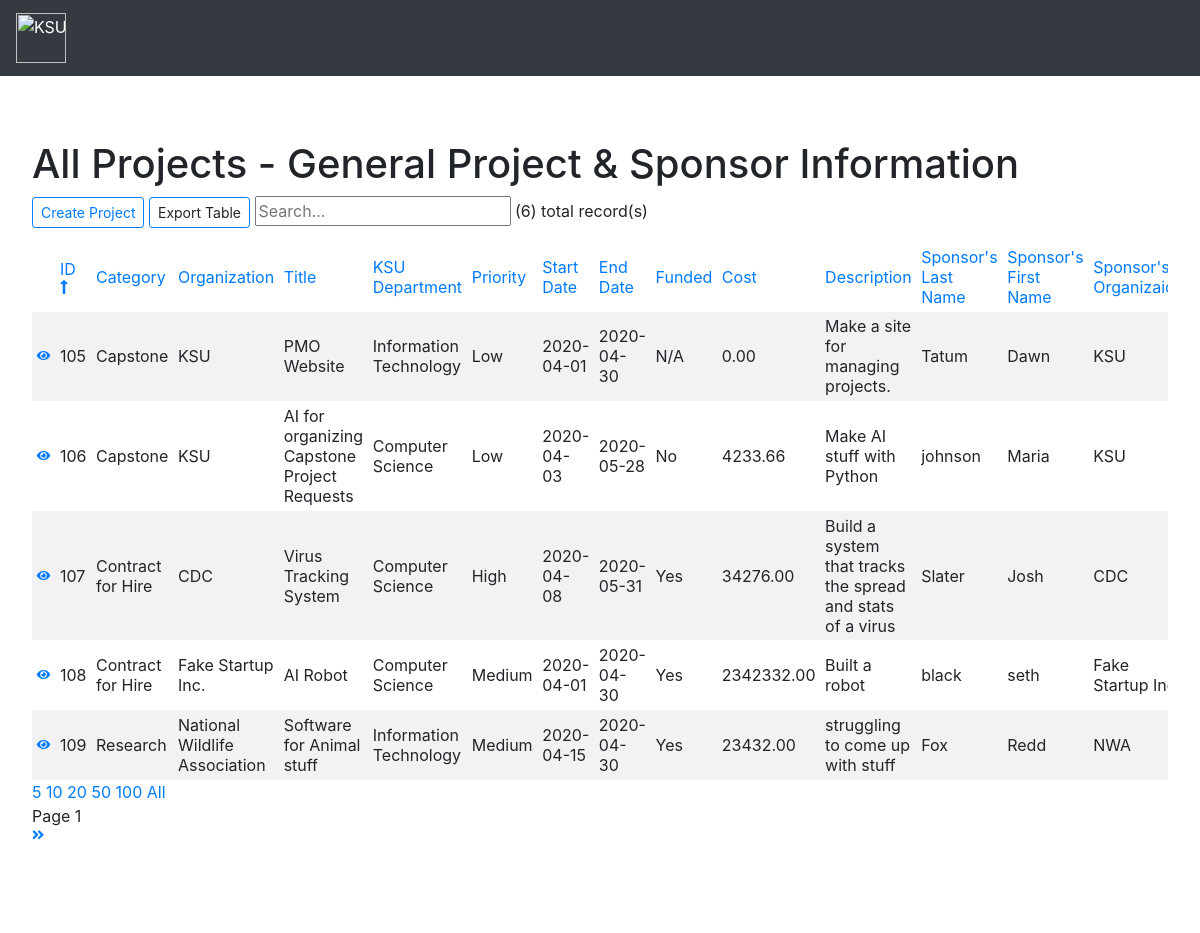
Page /get_project.php on the committed database.
### tables this page shows
CREATE TABLE `project_participant` (
  `participant_id` bigint(20) UNSIGNED NOT NULL,
  `participant_category` varchar(45) NOT NULL,
  `last_name` varchar(45) NOT NULL,
  `first_name` varchar(45) NOT NULL,
  `participant_org` varchar(100) NOT NULL,
  `email` varchar(320) NOT NULL,
  `phone` varchar(20) NOT NULL,
  `project_id` bigint(20) UNSIGNED NOT NULL
);

CREATE TABLE `project` (
  `project_id` bigint(20) UNSIGNED NOT NULL,
  `project_category` varchar(45) NOT NULL,
  `organization_name` varchar(100) NOT NULL,
  `project_title` varchar(100) NOT NULL,
  `ksu_department` varchar(45) NOT NULL,
  `priority_level` varchar(10) NOT NULL,
  `start_date` date NOT NULL,
  `end_date` date NOT NULL,
  `funded` enum('Yes','No','N/A') NOT NULL,
  `total_cost` decimal(10,2) NOT NULL,
  `description` varchar(600) NOT NULL,
  `approval` enum('Approved','Disapproved','Pending') NOT NULL
);

### get_project.php (the view, shortened to what this page needs)
<?php
require 'pmo_functions.php';
$conn = pdo_connect_mysql();
$page = isset($_GET['page']) && is_numeric($_GET['page']) ? (int) $_GET['page'] : 1;
$records_per_page = isset($_GET['records_per_page']) && (is_numeric($_GET['records_per_page']) || $_GET['records_per_page'] == 'All') ? $_GET['records_per_page'] : 5;
$order_by_list = array('project.project_id', 'project_category', 'organization_name', 'project_title', 'ksu_department', 'priority_level',
    'start_date', 'end_date', 'funded', 'total_cost', 'description', 'last_name', 'first_name', 'participant_org', 'email', 'phone', 'approval');
$order_by = isset($_GET['order_by']) && in_array($_GET['order_by'], $order_by_list) ? $_GET['order_by'] : 'project.project_id';
$order_sort = isset($_GET['order_sort']) && $_GET['order_sort'] == 'DESC' ? 'DESC' : 'ASC';
if (isset($_GET['search']) && !empty($_GET['search'])) {
    if ($records_per_page == 'All') {
        $stmt = $conn->prepare('SELECT * FROM project
								INNER JOIN project_participant
                ON project.project_id = project_participant.project_id
								WHERE project_participant.participant_category = "Sponsor"
								AND (project.project_id LIKE :search_query
								OR project_category LIKE :search_query
								OR organization_name LIKE :search_query
								OR project_title LIKE :search_query
								OR ksu_department LIKE :search_query
								OR priority_level LIKE :search_query
								OR start_date LIKE :search_query
								OR end_date LIKE :search_query
								OR funded LIKE :search_query
								OR total_cost LIKE :search_query
								OR description LIKE :search_query
								OR last_name LIKE :search_query
								OR first_name LIKE :search_query
								OR participant_org LIKE :search_query
								OR email LIKE :search_query
								OR phone LIKE :search_query
								OR approval LIKE :search_query)
								ORDER BY ' . $order_by . ' ' . $order_sort);
        $stmt->bindValue(':search_query', '%' . $_GET['search'] . '%');
    } else {
        $stmt = $conn->prepare('SELECT *  FROM project
								INNER JOIN project_participant
                ON project.project_id = project_participant.project_id
								WHERE project_participant.participant_category = "Sponsor"
								AND (project.project_id LIKE :search_query
								OR project_category LIKE :search_query
								OR organization_name LIKE :search_query
								OR project_title LIKE :search_query
								OR ksu_department LIKE :search_query
								OR priority_level LIKE :search_query
								OR start_date LIKE :search_query
								OR end_date LIKE :search_query
								OR funded LIKE :search_query
								OR total_cost LIKE :search_query
								OR description LIKE :search_query
								OR last_name LIKE :search_query
								OR first_name LIKE :search_query
								OR participant_org LIKE :search_query
								OR email LIKE :search_query
								OR phone LIKE :search_query
								OR approval LIKE :search_query)
								ORDER BY ' . $order_by . ' ' . $order_sort . '
								LIMIT :current_page, :record_per_page');
        $stmt->bindValue(':search_query', '%' . $_GET['search'] . '%');
        $stmt->bindValue(':current_page', ($page - 1) * (int) $records_per_page, PDO::PARAM_INT);
        $stmt->bindValue(':record_per_page', (int) $records_per_page, PDO::PARAM_INT);
    }
}
else {
        if ($records_per_page == 'All') {
            $stmt = $conn->prepare('SELECT * FROM project INNER JOIN project_participant ON project.project_id = project_participant.project_id WHERE project_participant.participant_category ="Sponsor" ORDER BY ' . $order_by . ' ' . $order_sort);
        }
    else {
            $stmt = $conn->prepare('SELECT * FROM project INNER JOIN project_participant ON project.project_id = project_participant.project_id WHERE project_participant.participant_category ="Sponsor" ORDER BY ' . $order_by . ' ' . $order_sort . ' LIMIT :current_page, :record_per_page');
            $stmt->bindValue(':current_page', ($page - 1) * (int) $records_per_page, PDO::PARAM_INT);
            $stmt->bindValue(':record_per_page', (int) $records_per_page, PDO::PARAM_INT);
        }
    }
    $stmt->execute();
    $project = $stmt->fetchAll(PDO::FETCH_ASSOC);
    if (isset($_GET['search']) && !empty($_GET['search'])) {
        $stmt = $conn->prepare('SELECT COUNT(*) FROM project
								INNER JOIN project_participant
	              ON project.project_id = project_participant.project_id
								WHERE project_participant.participant_category = "Sponsor"
								AND (project.project_id LIKE :search_query
								OR project_category LIKE :search_query
								OR organization_name LIKE :search_query
								OR project_title LIKE :search_query
								OR ksu_department LIKE :search_query
								OR priority_level LIKE :search_query
								OR start_date LIKE :search_query
								OR end_date LIKE :search_query
								OR funded LIKE :search_query
								OR total_cost LIKE :search_query
								OR description LIKE :search_query
								OR last_name LIKE :search_query
								OR first_name LIKE :search_query
								OR participant_org LIKE :search_query
								OR email LIKE :search_query
								OR phone LIKE :search_query
								OR approval LIKE :search_query)');
        $stmt->bindValue(':search_query', '%' . $_GET['search'] . '%');
        $stmt->execute();
        $num_project = $stmt->fetchColumn();
    }
else {
        $num_project = $conn->query('SELECT COUNT(*) FROM project INNER JOIN project_participant ON project.project_id = project_participant.project_id WHERE project_participant.participant_category ="Sponsor"')->fetchColumn();
    }
    ?>
	<?=template_header('Get Project')?>
	<div class="jumbotron" id="jumboTable">
		<h1>All Projects - General Project & Sponsor Information</h1>
		<div>
			<div class="d-inline-block">
				<a class="btn btn-outline-primary btn-sm" href="create_project.php" role="button">Create Project</a>
			</div>
			<div class="d-inline-block">
				<a class="btn btn-outline-primary btn-sm" role="button" onclick="ExportExcel('xlsx')">Export Table</a>
			</div>
			<div class="d-inline-block">
				<form action="get_project.php" method="get">
					<input type="text" name="search" placeholder="Search..." value="<?=isset($_GET['search']) ? htmlentities($_GET['search'], ENT_QUOTES) : ''?>">
				</form>
			</div>
			<?php	echo "($num_project) total record(s)"; ?>
		</div>
		<table class="table-responsive table-striped table-sm" id="exportable_table">
	        <thead>
	            <tr>
								<?php if ($_SESSION['adminCheck'] == 1): ?>
		              <td></td>
		              <td></td>
		              <td></td>
						<td></td>
								<?php else: ?>
	              <td></td>
							<?php endif;?>
							<td>
								<a href="get_project.php?page=1&records_per_page=<?=$records_per_page?>&order_by=project.project_id&order_sort=<?=$order_sort == 'ASC' ? 'DESC' : 'ASC'?><?=isset($_GET['search']) ? '&search=' . htmlentities($_GET['search'], ENT_QUOTES) : ''?>">
								ID
								<?php if ($order_by == 'project.project_id'): ?>
								<i class="fas fa-long-arrow-alt-<?=str_replace(array('ASC', 'DESC'), array('up', 'down'), $order_sort)?>"></i>
								<?php endif;?>
								</a>
			        </td>
							<td>
								<a href="get_project.php?page=1&records_per_page=<?=$records_per_page?>&order_by=project_category&order_sort=<?=$order_sort == 'ASC' ? 'DESC' : 'ASC'?><?=isset($_GET['search']) ? '&search=' . htmlentities($_GET['search'], ENT_QUOTES) : ''?>">
								Category
								</a>
			        </td>
							<td>
								<a href="get_project.php?page=1&records_per_page=<?=$records_per_page?>&order_by=organization_name&order_sort=<?=$order_sort == 'ASC' ? 'DESC' : 'ASC'?><?=isset($_GET['search']) ? '&search=' . htmlentities($_GET['search'], ENT_QUOTES) : ''?>">
								Organization
								</a>
			        </td>
              <td>
								<a href="get_project.php?page=1&records_per_page=<?=$records_per_page?>&order_by=project_title&order_sort=<?=$order_sort == 'ASC' ? 'DESC' : 'ASC'?><?=isset($_GET['search']) ? '&search=' . htmlentities($_GET['search'], ENT_QUOTES) : ''?>">
								Title
								</a>
							</td>
              <td>
								<a href="get_project.php?page=1&records_per_page=<?=$records_per_page?>&order_by=ksu_department&order_sort=<?=$order_sort == 'ASC' ? 'DESC' : 'ASC'?><?=isset($_GET['search']) ? '&search=' . htmlentities($_GET['search'], ENT_QUOTES) : ''?>">
						    KSU Department
								</a>
							</td>
              <td>
								<a href="get_project.php?page=1&records_per_page=<?=$records_per_page?>&order_by=priority_level&order_sort=<?=$order_sort == 'ASC' ? 'DESC' : 'ASC'?><?=isset($_GET['search']) ? '&search=' . htmlentities($_GET['search'], ENT_QUOTES) : ''?>">
								Priority
								</a>
              </td>
              <td>
								<a href="get_project.php?page=1&records_per_page=<?=$records_per_page?>&order_by=start_date&order_sort=<?=$order_sort == 'ASC' ? 'DESC' : 'ASC'?><?=isset($_GET['search']) ? '&search=' . htmlentities($_GET['search'], ENT_QUOTES) : ''?>">
						    Start Date
								</a>
              </td>
              <td>
								<a href="get_project.php?page=1&records_per_page=<?=$records_per_page?>&order_by=end_date&order_sort=<?=$order_sort == 'ASC' ? 'DESC' : 'ASC'?><?=isset($_GET['search']) ? '&search=' . htmlentities($_GET['search'], ENT_QUOTES) : ''?>">
								End Date
								</a>
              </td>
              <td>
								<a href="get_project.php?page=1&records_per_page=<?=$records_per_page?>&order_by=funded&order_sort=<?=$order_sort == 'ASC' ? 'DESC' : 'ASC'?><?=isset($_GET['search']) ? '&search=' . htmlentities($_GET['search'], ENT_QUOTES) : ''?>">
								Funded
								</a>
              </td>
							<td>
								<a href="get_project.php?page=1&records_per_page=<?=$records_per_page?>&order_by=total_cost&order_sort=<?=$order_sort == 'ASC' ? 'DESC' : 'ASC'?><?=isset($_GET['search']) ? '&search=' . htmlentities($_GET['search'], ENT_QUOTES) : ''?>">
								Cost
								</a>
							</td>
							<td>
								<a href="get_project.php?page=1&records_per_page=<?=$records_per_page?>&order_by=description&order_sort=<?=$order_sort == 'ASC' ? 'DESC' : 'ASC'?><?=isset($_GET['search']) ? '&search=' . htmlentities($_GET['search'], ENT_QUOTES) : ''?>">
						    Description
								</a>
							</td>
							<td>
								<a href="get_project.php?page=1&records_per_page=<?=$records_per_page?>&order_by=last_name&order_sort=<?=$order_sort == 'ASC' ? 'DESC' : 'ASC'?><?=isset($_GET['search']) ? '&search=' . htmlentities($_GET['search'], ENT_QUOTES) : ''?>">
						    Sponsor's Last Name
								</a>
							</td>
							<td>
								<a href="get_project.php?page=1&records_per_page=<?=$records_per_page?>&order_by=first_name&order_sort=<?=$order_sort == 'ASC' ? 'DESC' : 'ASC'?><?=isset($_GET['search']) ? '&search=' . htmlentities($_GET['search'], ENT_QUOTES) : ''?>">
						    Sponsor's First Name
								</a>
							</td>
							<td>
								<a href="get_project.php?page=1&records_per_page=<?=$records_per_page?>&order_by=participant_org&order_sort=<?=$order_sort == 'ASC' ? 'DESC' : 'ASC'?><?=isset($_GET['search']) ? '&search=' . htmlentities($_GET['search'], ENT_QUOTES) : ''?>">
						    Sponsor's Organizaion
								</a>
							</td>
            </tr>
        </thead>
				<tbody>
            <?php foreach ($project as $project): ?>
            <tr>
							<?php if ($_SESSION['adminCheck'] == 1): ?>
								<td>
										<a href="pmo_files.php?project_id=<?=$project['project_id']?>"><i class="fas fa-paperclip fa-xs"></i></a>
								</td>
								<td>
										<a href="update_project.php?project_id=<?=$project['project_id']?>"><i class="fas fa-pen fa-xs"></i></a>
								</td>
								<td>
										<a href="delete_project.php?project_id=<?=$project['project_id']?>"><i class="fas fa-trash fa-xs"></i></a>
								</td>
								<td>
										<a href="view_project.php?project_id=<?=$project['project_id']?>"><i class="fas fa-eye fa-xs"></i></a>
								</td>
							<?php else: ?>
								<td>
										<a href="view_project.php?project_id=<?=$project['project_id']?>"><i class="fas fa-eye fa-xs"></i></a>
								</td>
							<?php endif;?>
							  <td><?=$project['project_id']?></td>
								<td><?=$project['project_category']?></td>
								<td><?=$project['organization_name']?></td>
                <td><?=$project['project_title']?></td>
                <td><?=$project['ksu_department']?></td>
								<td><?=$project['priority_level']?></td>
                <td><?=$project['start_date']?></td>
                <td><?=$project['end_date']?></td>
                <td><?=$project['funded']?></td>
								<td><?=$project['total_cost']?></td>
                <td><?=$project['description']?></td>
								<td><?=$project['last_name']?></td>
								<td><?=$project['first_name']?></td>
								<td><?=$project['participant_org']?></td>
            </tr>
            <?php endforeach;?>
        </tbody>
    </table>
	<div>
		<div>
			<a href="get_project.php?page=1&records_per_page=5&order_by=<?=$order_by?>&order_sort=<?=$order_sort?><?=isset($_GET['search']) ? '&search=' . htmlentities($_GET['search'], ENT_QUOTES) : ''?>">5</a>
			<a href="get_project.php?page=1&records_per_page=10&order_by=<?=$order_by?>&order_sort=<?=$order_sort?><?=isset($_GET['search']) ? '&search=' . htmlentities($_GET['search'], ENT_QUOTES) : ''?>">10</a>
			<a href="get_project.php?page=1&records_per_page=20&order_by=<?=$order_by?>&order_sort=<?=$order_sort?><?=isset($_GET['search']) ? '&search=' . htmlentities($_GET['search'], ENT_QUOTES) : ''?>">20</a>
			<a href="get_project.php?page=1&records_per_page=50&order_by=<?=$order_by?>&order_sort=<?=$order_sort?><?=isset($_GET['search']) ? '&search=' . htmlentities($_GET['search'], ENT_QUOTES) : ''?>">50</a>
			<a href="get_project.php?page=1&records_per_page=100&order_by=<?=$order_by?>&order_sort=<?=$order_sort?><?=isset($_GET['search']) ? '&search=' . htmlentities($_GET['search'], ENT_QUOTES) : ''?>">100</a>
			<a href="get_project.php?page=1&records_per_page=All&order_by=<?=$order_by?>&order_sort=<?=$order_sort?><?=isset($_GET['search']) ? '&search=' . htmlentities($_GET['search'], ENT_QUOTES) : ''?>">All</a>
		</div>
		<div>
			<div href="get_project.php?page=<?=$page?>&records_per_page=<?=$records_per_page?>&order_by=<?=$order_by?>&order_sort=<?=$order_sort?><?=isset($_GET['search']) ? '&search=' . htmlentities($_GET['search'], ENT_QUOTES) : ''?>">
			Page <?=$page?>
			</div>
			<?php if ($records_per_page != 'All' && $page * $records_per_page < $num_project): ?>
			<a href="get_project.php?page=<?=$page + 1?>&records_per_page=<?=$records_per_page?>&order_by=<?=$order_by?>&order_sort=<?=$order_sort?><?=isset($_GET['search']) ? '&search=' . htmlentities($_GET['search'], ENT_QUOTES) : ''?>">
			<i class="fas fa-angle-double-right fa-sm"></i>
			</a>
			<?php endif;?>
		</div>
	</div>
</div>

### pmo_style.css (style rules this page uses)
* { box-sizing: border-box; font-family: -apple-system, BlinkMacSystemFont, "segoe ui", roboto, oxygen, ubuntu, cantarell, "fira sans", "droid sans", "helvetica neue", Arial, sans-serif; font-size: 16px; -webkit-font-smoothing: antialiased; -moz-osx-font-smoothing: grayscale; }
body { background-color: #FFFFFF; margin: 0; }
#jumboTable { background-color: white; }

### rows in the picture
project_participant: project "105", project.project_category "Capstone", project.organization_name "KSU", project.project_title "PMO Website", project.ksu_department "Information Technology", project.priority_level "Low", project.start_date "2020-04-01", project.end_date "2020-04-30", project.funded "N/A", project.total_cost "0.00", project.description "Make a site for managing projects.", last_name "Tatum", first_name "Dawn", participant_org "KSU"
project_participant: project "106", project.project_category "Capstone", project.organization_name "KSU", project.project_title "AI for organizing Capstone Project Requests", project.ksu_department "Computer Science", project.priority_level "Low", project.start_date "2020-04-03", project.end_date "2020-05-28", project.funded "No", project.total_cost "4233.66", project.description "Make AI stuff with Python", last_name "johnson", first_name "Maria", participant_org "KSU"
project_participant: project "107", project.project_category "Contract for Hire", project.organization_name "CDC", project.project_title "Virus Tracking System", project.ksu_department "Computer Science", project.priority_level "High", project.start_date "2020-04-08", project.end_date "2020-05-31", project.funded "Yes", project.total_cost "34276.00", project.description "Build a system that tracks the spread and stats of a virus", last_name "Slater", first_name "Josh", participant_org "CDC"
project_participant: project "108", project.project_category "Contract for Hire", project.organization_name "Fake Startup Inc.", project.project_title "AI Robot", project.ksu_department "Computer Science", project.priority_level "Medium", project.start_date "2020-04-01", project.end_date "2020-04-30", project.funded "Yes", project.total_cost "2342332.00", project.description "Built a robot", last_name "black", first_name "seth", participant_org "Fake Startup…"
project_participant: project "109", project.project_category "Research", project.organization_name "National Wildlife Association", project.project_title "Software for Animal stuff", project.ksu_department "Information Technology", project.priority_level "Medium", project.start_date "2020-04-15", project.end_date "2020-04-30", project.funded "Yes", project.total_cost "23432.00", project.description "struggling to come up with stuff", last_name "Fox", first_name "Redd", participant_org "NWA"

### other values in the picture
$num_project "6"
$page "1"
